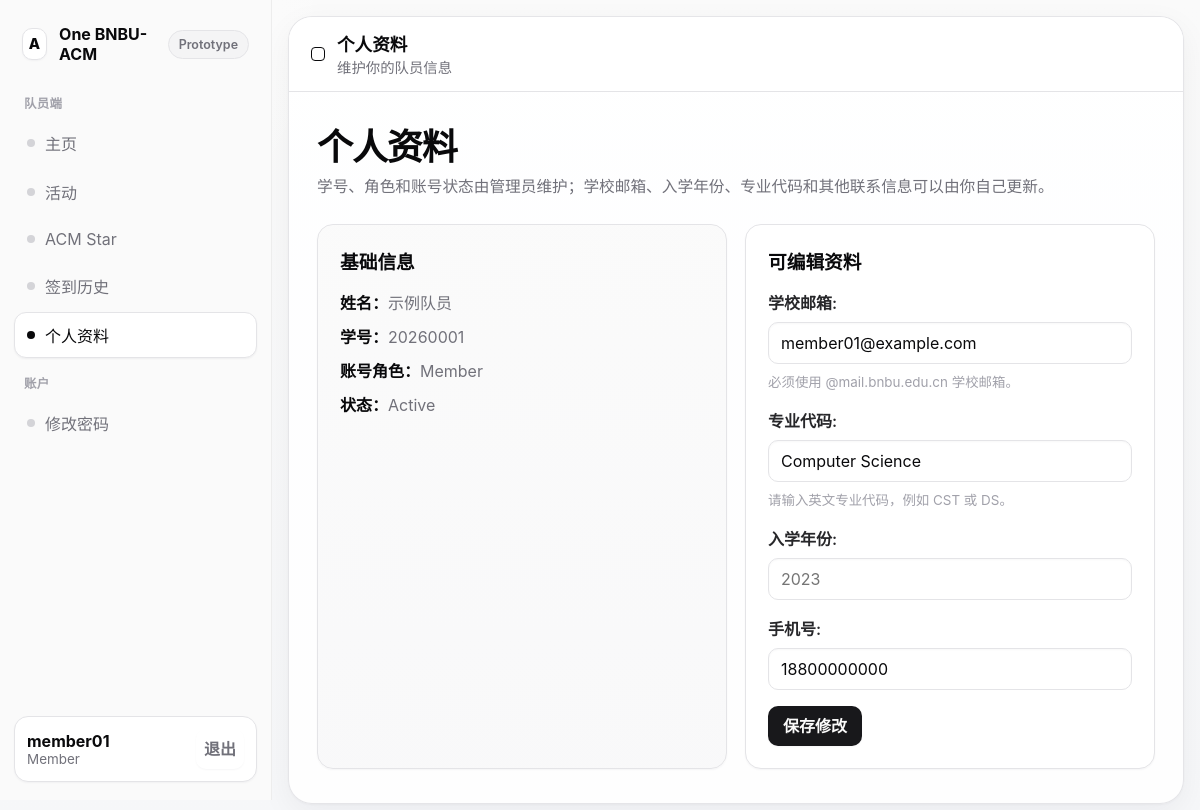
/member/profile/ (signed in), run on the app's committed database.
### core/models.py (models this page shows, shortened)
class User(AbstractUser):
    class Roles(models.TextChoices):
        MEMBER = 'member', 'Member'
        ADMIN = 'admin', 'Admin'
        SUPER_ADMIN = 'super_admin', 'Super Admin'
    role = models.CharField(
        max_length=20,
        choices=Roles.choices,
        default=Roles.MEMBER,
    )

class MemberProfile(models.Model):
    class Status(models.TextChoices):
        ACTIVE = 'active', 'Active'
        INACTIVE = 'inactive', 'Inactive'
    user = models.OneToOneField(User, on_delete=models.CASCADE, related_name='member_profile')
    real_name = models.CharField(max_length=100)
    student_id = models.CharField(max_length=50, unique=True)
    email = models.EmailField(blank=True)
    phone = models.CharField(max_length=30, blank=True)
    major = models.CharField(max_length=100, blank=True)
    enrollment_year = models.PositiveSmallIntegerField(null=True, blank=True)
    class_name = models.CharField(max_length=100, blank=True)
    status = models.CharField(max_length=20, choices=Status.choices, default=Status.ACTIVE)
    created_at = models.DateTimeField(auto_now_add=True)
    updated_at = models.DateTimeField(auto_now=True)

### core/views.py (the view, shortened to what this page needs)
# urls.py: path('member/profile/', views.member_profile, name='member-profile'),
@login_required
def member_profile(request):
    if not require_member(request.user):
        return HttpResponseForbidden('仅队员可访问。')
    profile = get_object_or_404(MemberProfile, user=request.user)
    form = MemberProfileForm(request.POST or None, instance=profile)
    return render(request, 'core/member/profile.html', {'form': form, 'profile': profile})

### core/forms.py (shortened to what this page needs)
class MemberProfileForm(forms.ModelForm):
    email = forms.EmailField(label='学校邮箱')
    major = forms.CharField(label='专业代码', max_length=10)
    enrollment_year = forms.IntegerField(label='入学年份', min_value=2000, max_value=2100)
    class Meta:
        model = MemberProfile
        fields = ['email', 'major', 'enrollment_year', 'phone']
        labels = {
            'email': '学校邮箱',
            'phone': '手机号',
            'major': '专业代码',
            'enrollment_year': '入学年份',
        }
    def __init__(self, *args, **kwargs):
        super().__init__(*args, **kwargs)
        apply_widget_attrs(self.fields)
        self.fields['email'].widget.attrs['placeholder'] = SCHOOL_EMAIL_EXAMPLE
        self.fields['major'].widget.attrs['placeholder'] = 'CST'
        self.fields['enrollment_year'].widget.attrs['placeholder'] = '2023'
        self.fields['email'].help_text = '必须使用 @mail.bnbu.edu.cn 学校邮箱。'
        self.fields['major'].help_text = '请输入英文专业代码，例如 CST 或 DS。'

### core/forms.py (called while the page is built)
def apply_widget_attrs(fields):
    text_like_widgets = (
        forms.TextInput,
        forms.EmailInput,
        forms.PasswordInput,
        forms.NumberInput,
        forms.Textarea,
        forms.DateTimeInput,
        forms.Select,
    )
    for field in fields.values():
        widget = field.widget
        attrs = widget.attrs.copy()
        if isinstance(widget, text_like_widgets):
            attrs.setdefault('placeholder', field.label)
        if isinstance(widget, forms.DateTimeInput):
            attrs.setdefault('step', 60)
        widget.attrs = attrs

### core/views.py (called while the page is built)
def require_member(user):
    return user.is_authenticated and user.role == User.Roles.MEMBER

### templates/core/member/profile.html (shortened to what this page needs)
{% extends "base.html" %}
{% block topbar_title %}个人资料{% endblock %}
{% block topbar_subtitle %}<div class="topbar-subtitle">维护你的队员信息</div>{% endblock %}
{% block content %}
<section class="page-hero">
    <h2>个人资料</h2>
    <p>学号、角色和账号状态由管理员维护；学校邮箱、入学年份、专业代码和其他联系信息可以由你自己更新。</p>
</section>
<section class="grid">
    <article class="card soft">
        <div class="card-header">
            <h3>基础信息</h3>
        </div>
        <div class="stack" style="gap: 10px;">
            <div><strong>姓名：</strong><span class="muted">{{ profile.real_name }}</span></div>
            <div><strong>学号：</strong><span class="muted">{{ profile.student_id }}</span></div>
            <div><strong>账号角色：</strong><span class="muted">{{ request.user.get_role_display }}</span></div>
            <div><strong>状态：</strong><span class="muted">{{ profile.get_status_display }}</span></div>
        </div>
    </article>
    <article class="card">
        <div class="card-header">
            <h3>可编辑资料</h3>
        </div>
        <form method="post">
            {{ form.as_p }}
            <button type="submit">保存修改</button>
        </form>
    </article>
</section>
{% endblock %}

### templates/base.html (shortened to what this page needs)
{% load static %}
<!DOCTYPE html>
<html lang="zh-Hans">
<head>
</head>
<body>
    <div class="app-shell">
        <aside class="sidebar">
            <div class="sidebar-inner">
                <div class="brand-row">
                    <div class="brand-mark">
                        <span class="brand-glyph">A</span>
                        <span>One BNBU-ACM</span>
                    </div>
                    <span class="version-pill">Prototype</span>
                </div>
                {% if request.user.role == 'member' %}
                    <div>
                        <div class="nav-group-title">队员端</div>
                        <nav class="nav-list">
                            <a class="nav-item {% if request.resolver_match.url_name == 'member-dashboard' %}active{% endif %}" href="{% url 'member-dashboard' %}">
                                <span class="nav-item-label"><span class="nav-bullet"></span><span>主页</span></span>
                            </a>
                            <a class="nav-item " href="{% url 'member-event-list' %}">
                                <span class="nav-item-label"><span class="nav-bullet"></span><span>活动</span></span>
                            </a>
                            <a class="nav-item {% if request.resolver_match.url_name == 'member-star-center' %}active{% endif %}" href="{% url 'member-star-center' %}">
                                <span class="nav-item-label"><span class="nav-bullet"></span><span>ACM Star</span></span>
                            </a>
                            <a class="nav-item {% if request.resolver_match.url_name == 'member-checkin-history' %}active{% endif %}" href="{% url 'member-checkin-history' %}">
                                <span class="nav-item-label"><span class="nav-bullet"></span><span>签到历史</span></span>
                            </a>
                            <a class="nav-item {% if request.resolver_match.url_name == 'member-profile' %}active{% endif %}" href="{% url 'member-profile' %}">
                                <span class="nav-item-label"><span class="nav-bullet"></span><span>个人资料</span></span>
                            </a>
                        </nav>
                    </div>
                {% endif %}
                <div>
                    <div class="nav-group-title">账户</div>
                    <nav class="nav-list">
                        <a class="nav-item {% if request.resolver_match.url_name == 'password-change-request' or request.resolver_match.url_name == 'password-change-confirm' %}active{% endif %}" href="{% url 'password-change-request' %}">
                            <span class="nav-item-label"><span class="nav-bullet"></span><span>修改密码</span></span>
                        </a>
                    </nav>
                </div>
                <div class="sidebar-footer">
                    <div class="user-card">
                        <div class="user-meta">
                            <div class="user-name">{{ request.user.username }}</div>
                            <div class="user-role">{{ request.user.get_role_display }}</div>
                        </div>
                        <form method="post" action="{% url 'logout' %}">
                            <button class="ghost-button" type="submit">退出</button>
                        </form>
                    </div>
                </div>
            </div>
        </aside>
        <main class="main-shell">
            <div class="canvas">
                <header class="topbar">
                    <div class="topbar-title">
                        <span class="topbar-dot"></span>
                        <div>
                            <h1>{% block topbar_title %}主页{% endblock %}</h1>
                            {% block topbar_subtitle %}{% endblock %}
                        </div>
                    </div>
                </header>
                <div class="content">
                    {% block content %}{% endblock %}
                </div>
            </div>
        </main>
    </div>
</body>
</html>

### data on the page
User: user.username "member01", user.role "Member"
MemberProfile: real_name "示例队员", student_id "20260001", status "Active", email "member01@example.com", major "Computer Science", phone "18800000000"
